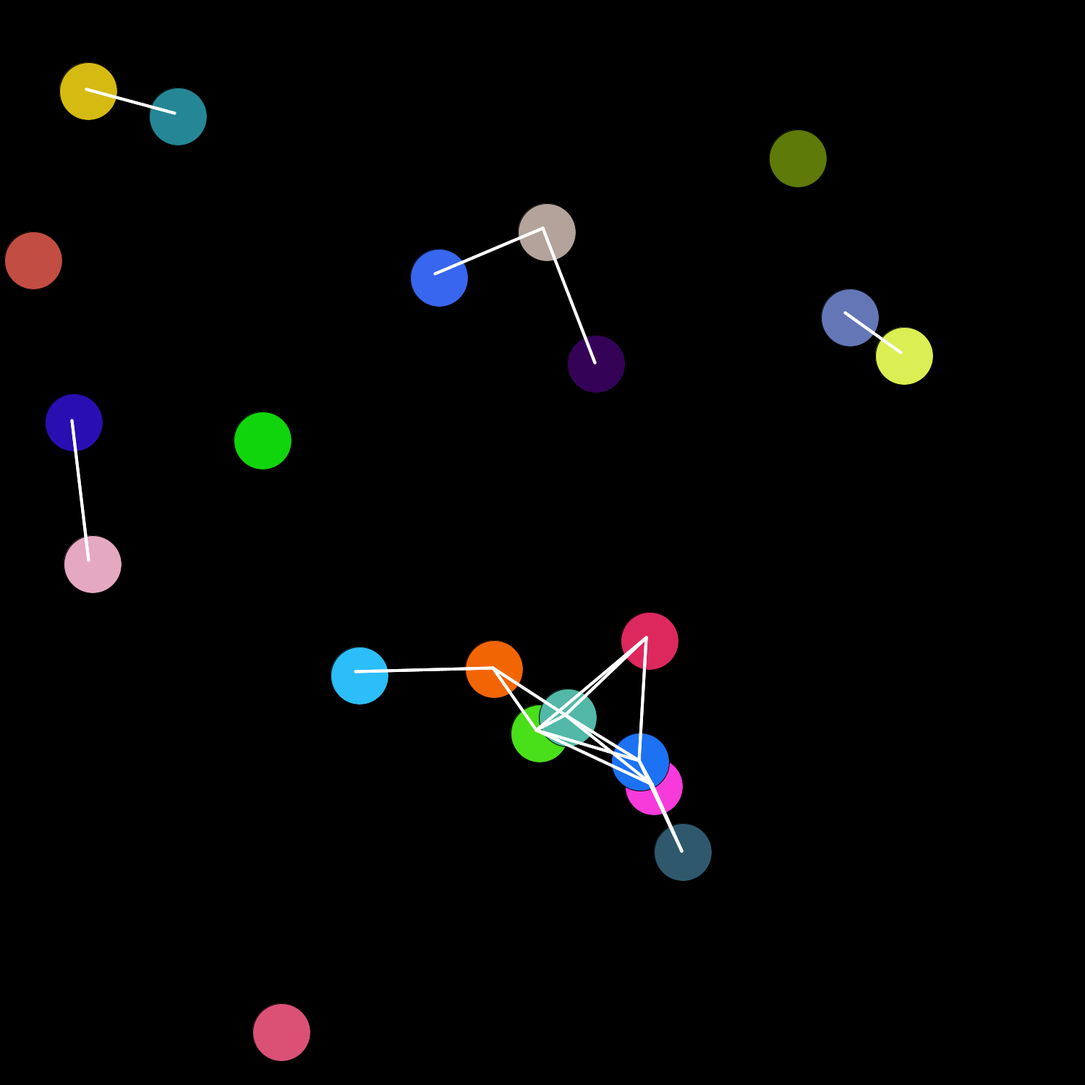
Frame 1 (no input)
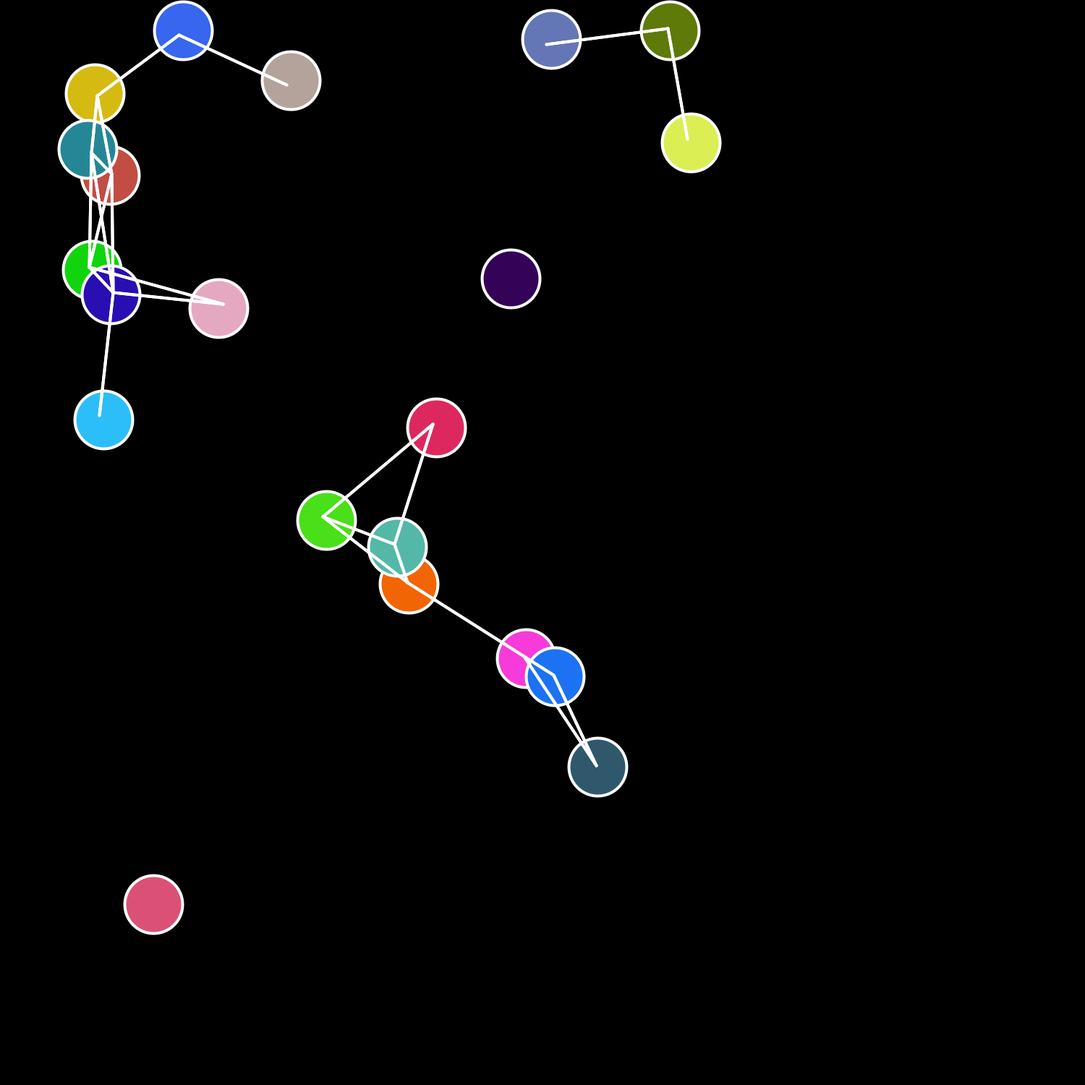
Frame 60 (the mouse pressed at the canvas centre just before this capture)
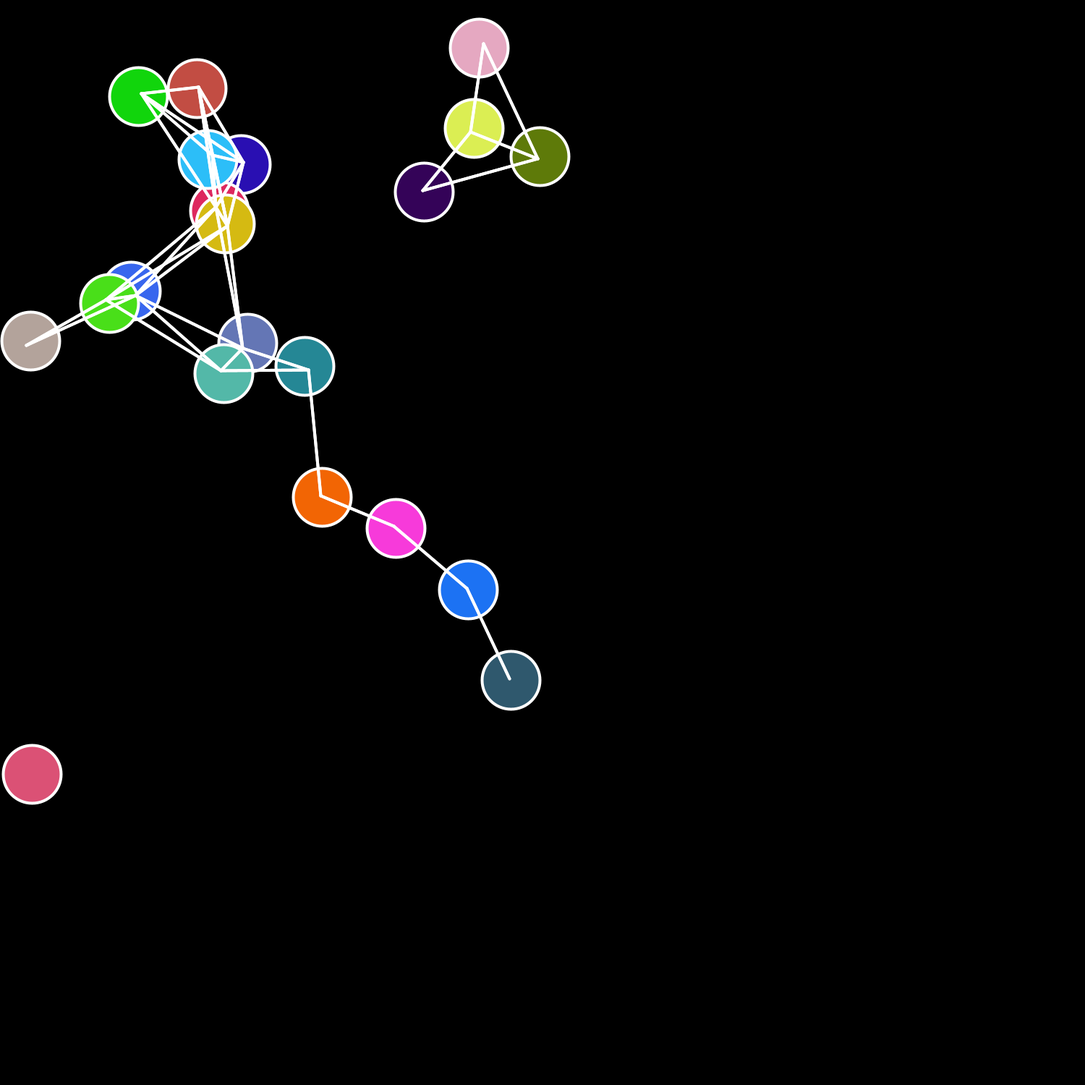
Frame 120 (the mouse held since frame 60 and released just before this capture)

The Processing sketch that drew these frames (run headless with seeded random() and noise(); from frame 60 on, the mouse is pressed at the canvas centre):

// Processing sketch: Bouncing_Balls
// ── Bouncing_Balls.pde
int xSize = 1500;
int ySize = 1500;

float distance = 200;

int nbBalls = (int)random(15, 25);
ArrayList<Ball> balls = new ArrayList<Ball>();

public class Color {
  private int r;
  private int g;
  private int b;
  
  Color(){
    this.r = (int)random(0, 256);
    this.g = (int)random(0, 256);
    this.b = (int)random(0, 256);
  }
  
  public int getRed(){ return this.r; }
  public int getGreen(){ return this.g; }
  public int getBlue(){ return this.b; }
}

public class Ball {
  private int x;
  private int y;
  private int speed;
  private boolean right;
  private boolean up;
  private int radius;
  private Color rgb;

  Ball() {
    this.x = (int)random(0, xSize);
    this.y = (int)random(0, xSize);
    this.speed = (int)random(2, 8);
    this.right = false;
    this.up = true;    
    this.radius = 80;
    this.rgb = new Color();
  }

  public void draw() {
    fill(this.rgb.getRed(), this.rgb.getGreen(), this.rgb.getBlue());
    circle(this.x, this.y, this.radius);
  }

  public void move() {
    if (this.x >= xSize - this.radius/2) {
      this.right = false;
    } 
    if (this.x <= 0 + this.radius/2) {
      this.right = true;
    }

    if (this.right == false) {
      this.x -= this.speed;
    } else {
      this.x += this.speed;
    }

    if (this.y >= ySize - this.radius/2) {
      this.up = true;
    }
    if (this.y <= 0 + this.radius/2) {
      this.up = false;
    }

    if (this.up == true) {
      this.y -= this.speed;
    } else {
      this.y += this.speed;
    }
  }
  
  boolean close(Ball b){
    float x = pow((b.x - this.x), 2);
    float y = pow((b.y - this.y), 2);
    return sqrt(x+y) < distance;
  }
}

void setup() {
  background(0, 0, 0);
}

void settings(){
   size(1500, 1500);
}

void draw() {
  background(0, 0, 0);
  
  for (int i=0; i<nbBalls; i++) {
    balls.add(new Ball());
    balls.get(i).draw();
    balls.get(i).move();
  }
  
  for (int j=0; j<nbBalls; j++){
    for (int k=0; k<nbBalls; k++){
      if(j!=k && balls.get(j).close(balls.get(k))){
        strokeWeight(4);
        strokeCap(ROUND);
        stroke(255,255,255);
        line(balls.get(j).x, balls.get(j).y, balls.get(k).x, balls.get(k).y);
      }
    }
  }
  
}
